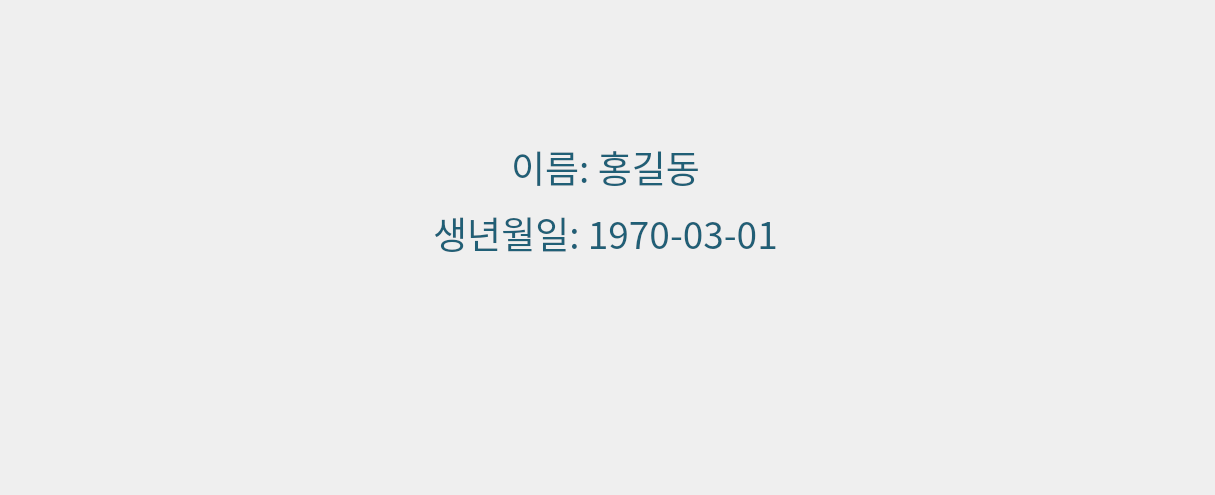
<?xml version="1.0" encoding="UTF-8"?>
<ui version="4.0">
 <class>Dialog</class>
 <widget class="QDialog" name="Dialog">
  <property name="windowModality">
   <enum>Qt::WindowModality::ApplicationModal</enum>
  </property>
  <property name="geometry">
   <rect>
    <x>0</x>
    <y>0</y>
    <width>1215</width>
    <height>495</height>
   </rect>
  </property>
  <property name="windowTitle">
   <string>Dialog</string>
  </property>
  <widget class="QLabel" name="label_bg">
   <property name="geometry">
    <rect>
     <x>0</x>
     <y>0</y>
     <width>1215</width>
     <height>495</height>
    </rect>
   </property>
   <property name="font">
    <font>
     <pointsize>1</pointsize>
    </font>
   </property>
   <property name="styleSheet">
    <string notr="true">QLabel{
	image : url(./ui/images/subject_locale/bg_dlg_subject_delete.png);
}</string>
   </property>
   <property name="text">
    <string/>
   </property>
  </widget>
  <widget class="QPushButton" name="pb_close">
   <property name="geometry">
    <rect>
     <x>680</x>
     <y>290</y>
     <width>260</width>
     <height>130</height>
    </rect>
   </property>
   <property name="styleSheet">
    <string notr="true">QPushButton{
	background-image : url(./ui/images/common_locale/btn_dlg_close.png);
	border : 0px;
}

QPushButton::hover{
	background-image : url(./ui/images/common_locale/btn_dlg_close_over.png);
	border : 0px;
}</string>
   </property>
   <property name="text">
    <string/>
   </property>
  </widget>
  <widget class="QPushButton" name="pb_delete">
   <property name="geometry">
    <rect>
     <x>280</x>
     <y>290</y>
     <width>260</width>
     <height>130</height>
    </rect>
   </property>
   <property name="styleSheet">
    <string notr="true">QPushButton{
	background-image : url(./ui/images/common_locale/btn_dlg_delete.png);
	border : 0px;
}

QPushButton::hover{
	background-image : url(./ui/images/common_locale/btn_dlg_delete_over.png);
	border : 0px;
}</string>
   </property>
   <property name="text">
    <string/>
   </property>
  </widget>
  <widget class="QLabel" name="label_info">
   <property name="geometry">
    <rect>
     <x>360</x>
     <y>140</y>
     <width>491</width>
     <height>121</height>
    </rect>
   </property>
   <property name="font">
    <font>
     <family>맑은 고딕</family>
     <pointsize>28</pointsize>
     <italic>false</italic>
     <bold>false</bold>
    </font>
   </property>
   <property name="styleSheet">
    <string notr="true">QLabel{
	color : #205f76;
}</string>
   </property>
   <property name="text">
    <string>&lt;html&gt;&lt;head/&gt;&lt;body&gt;&lt;p align=&quot;center&quot;&gt;이름: 홍길동&lt;/p&gt;&lt;p align=&quot;center&quot;&gt;생년월일: 1970-03-01&lt;/p&gt;&lt;/body&gt;&lt;/html&gt;</string>
   </property>
   <property name="alignment">
    <set>Qt::AlignmentFlag::AlignHCenter|Qt::AlignmentFlag::AlignTop</set>
   </property>
   <property name="margin">
    <number>0</number>
   </property>
   <property name="indent">
    <number>0</number>
   </property>
  </widget>
 </widget>
 <resources/>
 <connections/>
</ui>
